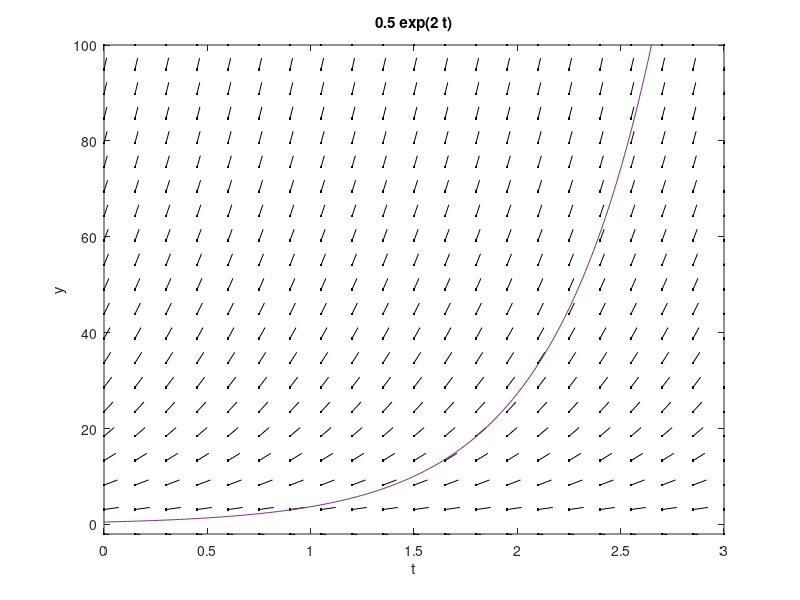

Recreate this plot in MATLAB.
%first clear the current figure
clf; 

%define the RHS of the ODE: y'=func(t,y)
%Multiplication between terms of y and t need to be done with ".*", same 
% with division. This is because we will be evaluating more than one point
%at a time, so y and t will be vectors and we don't want a vector product
%between t and y when writing t*y for example. .* gives component-wise
%multiplication
func = @(t,y) 2.*y;

%range of t and y to be plotted
trange = [0 3];
yrange = [-2 100];

%this is how many points we are going to plot in t and y direction
nt = 20;
ny = 20;

%calculate the distance between two points in t and y direction
dt = (trange(2)-trange(1)) / nt;
dy = (yrange(2)-yrange(1)) / ny;

%generate the coordinates of all the points on the grid
[T,Y] = meshgrid(trange(1):dt:trange(2), yrange(1):dy:yrange(2));

%evaluate our function at each of those points (giving us the slope)
Z = func(T,Y);

%we need to scale the vector to make them all the same size
L = sqrt(1/dt^2 + Z.^2.*(1/dy^2));
%L = ones(size(z)); %unscaled version

%plot the scaled vector (1, Z) at the given mesh points
%(scaled to fill half of the distance, k.- means blacK, no arrow, solid line)
quiver(T, Y, 1./L, Z./L, 0.5, 'k.-');

% plot more into the same figure
hold on;

%plot some solutions
ezplot('0.5*exp(2.*t)');

%calculate a numerical solution
%a list of points with coordinates (ft, fy) is returned
%[ft fy] = ode45( func, [0 6], 0.5);

%plot the points with crosses, connected with lines, in red
%plot(ft, fy, 'x-r');

% use forward Euler method to compute a solution:
%t = linspace(0,6,20);
%f = forwardEuler( func, t, 0.5);
%plot(t,f,'x-b')


%limit the axes to our range defined above
xlim(trange);
ylim(yrange);

%add labels
xlabel('t');
ylabel('y');

hold off;
